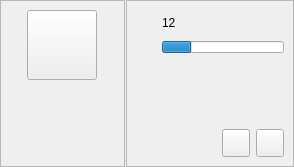
<?xml version="1.0" encoding="UTF-8"?>
<ui version="4.0">
 <class>Form</class>
 <widget class="QWidget" name="Form">
  <property name="geometry">
   <rect>
    <x>0</x>
    <y>0</y>
    <width>294</width>
    <height>167</height>
   </rect>
  </property>
  <property name="maximumSize">
   <size>
    <width>294</width>
    <height>16777215</height>
   </size>
  </property>
  <property name="windowTitle">
   <string>Form</string>
  </property>
  <layout class="QHBoxLayout" name="horizontalLayout">
   <property name="spacing">
    <number>1</number>
   </property>
   <property name="leftMargin">
    <number>0</number>
   </property>
   <property name="topMargin">
    <number>0</number>
   </property>
   <property name="rightMargin">
    <number>0</number>
   </property>
   <property name="bottomMargin">
    <number>0</number>
   </property>
   <item>
    <widget class="QFrame" name="user_frame">
     <property name="minimumSize">
      <size>
       <width>125</width>
       <height>130</height>
      </size>
     </property>
     <property name="maximumSize">
      <size>
       <width>125</width>
       <height>10000</height>
      </size>
     </property>
     <property name="frameShape">
      <enum>QFrame::StyledPanel</enum>
     </property>
     <property name="frameShadow">
      <enum>QFrame::Raised</enum>
     </property>
     <layout class="QVBoxLayout" name="verticalLayout">
      <item>
       <layout class="QVBoxLayout" name="verticalLayout_2">
        <property name="spacing">
         <number>2</number>
        </property>
        <item>
         <layout class="QHBoxLayout" name="horizontalLayout_2">
          <property name="spacing">
           <number>0</number>
          </property>
          <item>
           <widget class="QPushButton" name="user_image_pushButton">
            <property name="sizePolicy">
             <sizepolicy hsizetype="Fixed" vsizetype="Fixed">
              <horstretch>0</horstretch>
              <verstretch>0</verstretch>
             </sizepolicy>
            </property>
            <property name="minimumSize">
             <size>
              <width>70</width>
              <height>70</height>
             </size>
            </property>
            <property name="maximumSize">
             <size>
              <width>70</width>
              <height>70</height>
             </size>
            </property>
            <property name="cursor">
             <cursorShape>PointingHandCursor</cursorShape>
            </property>
            <property name="text">
             <string/>
            </property>
            <property name="iconSize">
             <size>
              <width>70</width>
              <height>70</height>
             </size>
            </property>
           </widget>
          </item>
         </layout>
        </item>
        <item>
         <widget class="QLabel" name="user_name_label">
          <property name="text">
           <string/>
          </property>
          <property name="alignment">
           <set>Qt::AlignCenter</set>
          </property>
         </widget>
        </item>
        <item>
         <layout class="QHBoxLayout" name="horizontalLayout_5">
          <property name="spacing">
           <number>2</number>
          </property>
          <item>
           <spacer name="horizontalSpacer_2">
            <property name="orientation">
             <enum>Qt::Horizontal</enum>
            </property>
            <property name="sizeHint" stdset="0">
             <size>
              <width>40</width>
              <height>20</height>
             </size>
            </property>
           </spacer>
          </item>
          <item>
           <widget class="QLabel" name="admin_image_label">
            <property name="minimumSize">
             <size>
              <width>20</width>
              <height>20</height>
             </size>
            </property>
            <property name="maximumSize">
             <size>
              <width>20</width>
              <height>20</height>
             </size>
            </property>
            <property name="text">
             <string/>
            </property>
           </widget>
          </item>
          <item>
           <widget class="QLabel" name="promotion_label">
            <property name="sizePolicy">
             <sizepolicy hsizetype="Fixed" vsizetype="Preferred">
              <horstretch>0</horstretch>
              <verstretch>0</verstretch>
             </sizepolicy>
            </property>
            <property name="text">
             <string/>
            </property>
            <property name="alignment">
             <set>Qt::AlignCenter</set>
            </property>
           </widget>
          </item>
          <item>
           <spacer name="horizontalSpacer_3">
            <property name="orientation">
             <enum>Qt::Horizontal</enum>
            </property>
            <property name="sizeHint" stdset="0">
             <size>
              <width>40</width>
              <height>20</height>
             </size>
            </property>
           </spacer>
          </item>
         </layout>
        </item>
        <item>
         <spacer name="verticalSpacer_5">
          <property name="orientation">
           <enum>Qt::Vertical</enum>
          </property>
          <property name="sizeHint" stdset="0">
           <size>
            <width>20</width>
            <height>40</height>
           </size>
          </property>
         </spacer>
        </item>
       </layout>
      </item>
     </layout>
    </widget>
   </item>
   <item>
    <widget class="QFrame" name="game_stats_frame">
     <property name="maximumSize">
      <size>
       <width>168</width>
       <height>10000</height>
      </size>
     </property>
     <property name="frameShape">
      <enum>QFrame::StyledPanel</enum>
     </property>
     <property name="frameShadow">
      <enum>QFrame::Raised</enum>
     </property>
     <layout class="QVBoxLayout" name="verticalLayout_4">
      <item>
       <layout class="QFormLayout" name="formLayout">
        <property name="horizontalSpacing">
         <number>1</number>
        </property>
        <property name="verticalSpacing">
         <number>0</number>
        </property>
        <item row="0" column="0">
         <widget class="QLabel" name="level_label">
          <property name="minimumSize">
           <size>
            <width>25</width>
            <height>25</height>
           </size>
          </property>
          <property name="maximumSize">
           <size>
            <width>25</width>
            <height>25</height>
           </size>
          </property>
          <property name="text">
           <string/>
          </property>
         </widget>
        </item>
        <item row="0" column="1">
         <widget class="QLabel" name="level_label_number">
          <property name="text">
           <string>12</string>
          </property>
         </widget>
        </item>
        <item row="1" column="0">
         <widget class="QLabel" name="xp_label">
          <property name="minimumSize">
           <size>
            <width>25</width>
            <height>25</height>
           </size>
          </property>
          <property name="maximumSize">
           <size>
            <width>25</width>
            <height>25</height>
           </size>
          </property>
          <property name="text">
           <string/>
          </property>
         </widget>
        </item>
        <item row="1" column="1">
         <layout class="QVBoxLayout" name="verticalLayout_6">
          <property name="spacing">
           <number>0</number>
          </property>
          <item>
           <spacer name="verticalSpacer_3">
            <property name="orientation">
             <enum>Qt::Vertical</enum>
            </property>
            <property name="sizeType">
             <enum>QSizePolicy::Fixed</enum>
            </property>
            <property name="sizeHint" stdset="0">
             <size>
              <width>20</width>
              <height>6</height>
             </size>
            </property>
           </spacer>
          </item>
          <item>
           <widget class="QProgressBar" name="xp_progressBar">
            <property name="minimumSize">
             <size>
              <width>0</width>
              <height>12</height>
             </size>
            </property>
            <property name="maximumSize">
             <size>
              <width>16777215</width>
              <height>12</height>
             </size>
            </property>
            <property name="value">
             <number>24</number>
            </property>
            <property name="alignment">
             <set>Qt::AlignCenter</set>
            </property>
            <property name="textVisible">
             <bool>false</bool>
            </property>
           </widget>
          </item>
          <item>
           <spacer name="verticalSpacer_4">
            <property name="orientation">
             <enum>Qt::Vertical</enum>
            </property>
            <property name="sizeType">
             <enum>QSizePolicy::Fixed</enum>
            </property>
            <property name="sizeHint" stdset="0">
             <size>
              <width>20</width>
              <height>7</height>
             </size>
            </property>
           </spacer>
          </item>
         </layout>
        </item>
       </layout>
      </item>
      <item>
       <layout class="QHBoxLayout" name="horizontalLayout_3">
        <item>
         <spacer name="horizontalSpacer">
          <property name="orientation">
           <enum>Qt::Horizontal</enum>
          </property>
          <property name="sizeHint" stdset="0">
           <size>
            <width>40</width>
            <height>20</height>
           </size>
          </property>
         </spacer>
        </item>
        <item>
         <widget class="QPushButton" name="user_tickets_pushButton">
          <property name="minimumSize">
           <size>
            <width>28</width>
            <height>28</height>
           </size>
          </property>
          <property name="maximumSize">
           <size>
            <width>28</width>
            <height>28</height>
           </size>
          </property>
          <property name="cursor">
           <cursorShape>PointingHandCursor</cursorShape>
          </property>
          <property name="text">
           <string/>
          </property>
         </widget>
        </item>
        <item>
         <widget class="QPushButton" name="stats_pushButton">
          <property name="minimumSize">
           <size>
            <width>28</width>
            <height>28</height>
           </size>
          </property>
          <property name="maximumSize">
           <size>
            <width>28</width>
            <height>28</height>
           </size>
          </property>
          <property name="cursor">
           <cursorShape>PointingHandCursor</cursorShape>
          </property>
          <property name="text">
           <string/>
          </property>
         </widget>
        </item>
       </layout>
      </item>
     </layout>
    </widget>
   </item>
  </layout>
 </widget>
 <resources/>
 <connections/>
</ui>
